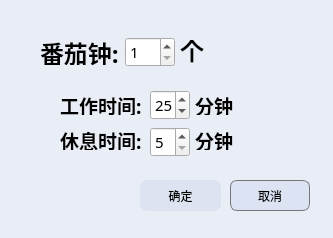
<?xml version="1.0" encoding="UTF-8"?>
<ui version="4.0">
 <class>TomatobellDialog</class>
 <widget class="QDialog" name="TomatobellDialog">
  <property name="geometry">
   <rect>
    <x>0</x>
    <y>0</y>
    <width>333</width>
    <height>238</height>
   </rect>
  </property>
  <property name="font">
   <font>
    <family>微软雅黑</family>
    <pointsize>14</pointsize>
    <weight>50</weight>
    <bold>false</bold>
   </font>
  </property>
  <property name="windowTitle">
   <string>番茄钟</string>
  </property>
  <property name="styleSheet">
   <string notr="true">QDialog
{
background:rgb(233,237,245);
}</string>
  </property>
  <widget class="QLabel" name="label_2">
   <property name="geometry">
    <rect>
     <x>40</x>
     <y>35</y>
     <width>80</width>
     <height>30</height>
    </rect>
   </property>
   <property name="font">
    <font>
     <family>微软雅黑</family>
     <pointsize>18</pointsize>
     <weight>75</weight>
     <bold>true</bold>
    </font>
   </property>
   <property name="mouseTracking">
    <bool>false</bool>
   </property>
   <property name="text">
    <string>&lt;html&gt;&lt;head/&gt;&lt;body&gt;&lt;p&gt;番茄钟:&lt;/p&gt;&lt;/body&gt;&lt;/html&gt;</string>
   </property>
  </widget>
  <widget class="QSpinBox" name="tomatobellNum">
   <property name="geometry">
    <rect>
     <x>125</x>
     <y>37</y>
     <width>50</width>
     <height>30</height>
    </rect>
   </property>
   <property name="font">
    <font>
     <family>微软雅黑</family>
     <pointsize>11</pointsize>
    </font>
   </property>
   <property name="minimum">
    <number>1</number>
   </property>
   <property name="maximum">
    <number>10</number>
   </property>
  </widget>
  <widget class="QLabel" name="label_3">
   <property name="geometry">
    <rect>
     <x>60</x>
     <y>95</y>
     <width>85</width>
     <height>20</height>
    </rect>
   </property>
   <property name="font">
    <font>
     <family>微软雅黑</family>
     <pointsize>14</pointsize>
     <weight>75</weight>
     <bold>true</bold>
    </font>
   </property>
   <property name="text">
    <string>工作时间:</string>
   </property>
  </widget>
  <widget class="QLabel" name="label_4">
   <property name="geometry">
    <rect>
     <x>60</x>
     <y>130</y>
     <width>85</width>
     <height>20</height>
    </rect>
   </property>
   <property name="font">
    <font>
     <family>微软雅黑</family>
     <pointsize>14</pointsize>
     <weight>75</weight>
     <bold>true</bold>
    </font>
   </property>
   <property name="text">
    <string>休息时间:</string>
   </property>
  </widget>
  <widget class="QSpinBox" name="workMin">
   <property name="geometry">
    <rect>
     <x>150</x>
     <y>90</y>
     <width>40</width>
     <height>30</height>
    </rect>
   </property>
   <property name="font">
    <font>
     <family>微软雅黑</family>
     <pointsize>11</pointsize>
    </font>
   </property>
   <property name="minimum">
    <number>10</number>
   </property>
   <property name="maximum">
    <number>30</number>
   </property>
   <property name="singleStep">
    <number>5</number>
   </property>
   <property name="value">
    <number>25</number>
   </property>
  </widget>
  <widget class="QSpinBox" name="relaxMin">
   <property name="geometry">
    <rect>
     <x>150</x>
     <y>127</y>
     <width>40</width>
     <height>30</height>
    </rect>
   </property>
   <property name="font">
    <font>
     <family>微软雅黑</family>
     <pointsize>11</pointsize>
    </font>
   </property>
   <property name="minimum">
    <number>5</number>
   </property>
   <property name="maximum">
    <number>10</number>
   </property>
   <property name="singleStep">
    <number>5</number>
   </property>
   <property name="value">
    <number>5</number>
   </property>
  </widget>
  <widget class="QPushButton" name="OK_Btn">
   <property name="geometry">
    <rect>
     <x>140</x>
     <y>180</y>
     <width>81</width>
     <height>31</height>
    </rect>
   </property>
   <property name="font">
    <font>
     <family>微软雅黑</family>
    </font>
   </property>
   <property name="styleSheet">
    <string notr="true">QPushButton
{
border-style:none;
padding:3px;
border-radius:7px;
background:#dde3f0;
}

QPushButton:hover
{
background:rgb(250, 250, 250);
}

QPushButton:pressed
{
background:rgb(220, 220, 220);
}</string>
   </property>
   <property name="text">
    <string>确定</string>
   </property>
  </widget>
  <widget class="QPushButton" name="closeBtn">
   <property name="geometry">
    <rect>
     <x>230</x>
     <y>180</y>
     <width>80</width>
     <height>31</height>
    </rect>
   </property>
   <property name="font">
    <font>
     <family>微软雅黑</family>
    </font>
   </property>
   <property name="styleSheet">
    <string notr="true">QPushButton
{
border-style:none;
padding:3px;
border-radius:7px;
border:1px solid rgb(119,119,119);
background:rgb(220,227,242);
}

QPushButton:hover
{
background:rgb(250, 250, 250);
}

QPushButton:pressed
{
background:rgb(220, 220, 220);
}</string>
   </property>
   <property name="text">
    <string>取消</string>
   </property>
  </widget>
  <widget class="QLabel" name="label">
   <property name="geometry">
    <rect>
     <x>180</x>
     <y>35</y>
     <width>31</width>
     <height>30</height>
    </rect>
   </property>
   <property name="font">
    <font>
     <family>微软雅黑</family>
     <pointsize>18</pointsize>
     <weight>75</weight>
     <bold>true</bold>
    </font>
   </property>
   <property name="mouseTracking">
    <bool>false</bool>
   </property>
   <property name="text">
    <string>个</string>
   </property>
  </widget>
  <widget class="QLabel" name="label_5">
   <property name="geometry">
    <rect>
     <x>195</x>
     <y>95</y>
     <width>42</width>
     <height>20</height>
    </rect>
   </property>
   <property name="font">
    <font>
     <family>微软雅黑</family>
     <pointsize>14</pointsize>
     <weight>75</weight>
     <bold>true</bold>
    </font>
   </property>
   <property name="text">
    <string>分钟</string>
   </property>
  </widget>
  <widget class="QLabel" name="label_6">
   <property name="geometry">
    <rect>
     <x>195</x>
     <y>130</y>
     <width>42</width>
     <height>20</height>
    </rect>
   </property>
   <property name="font">
    <font>
     <family>微软雅黑</family>
     <pointsize>14</pointsize>
     <weight>75</weight>
     <bold>true</bold>
    </font>
   </property>
   <property name="text">
    <string>分钟</string>
   </property>
  </widget>
 </widget>
 <resources/>
 <connections>
  <connection>
   <sender>closeBtn</sender>
   <signal>clicked()</signal>
   <receiver>TomatobellDialog</receiver>
   <slot>reject()</slot>
   <hints>
    <hint type="sourcelabel">
     <x>269</x>
     <y>195</y>
    </hint>
    <hint type="destinationlabel">
     <x>166</x>
     <y>118</y>
    </hint>
   </hints>
  </connection>
 </connections>
</ui>
